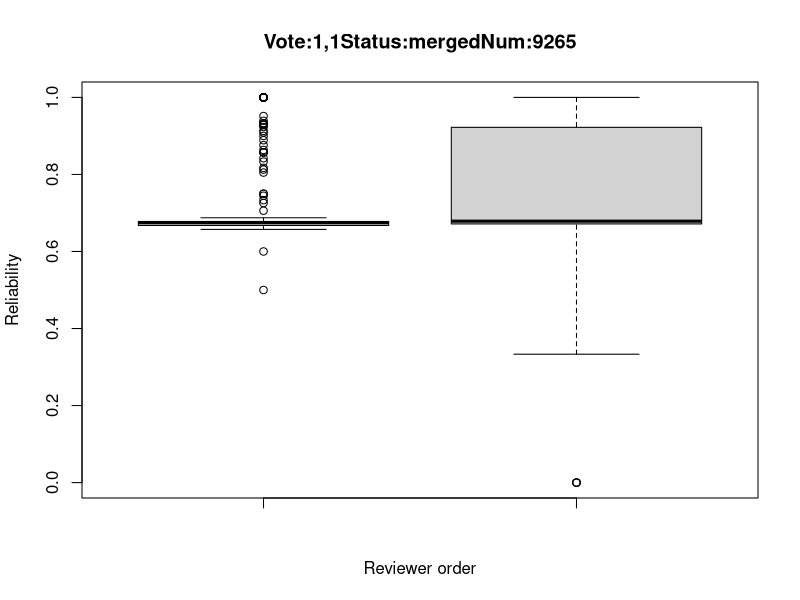
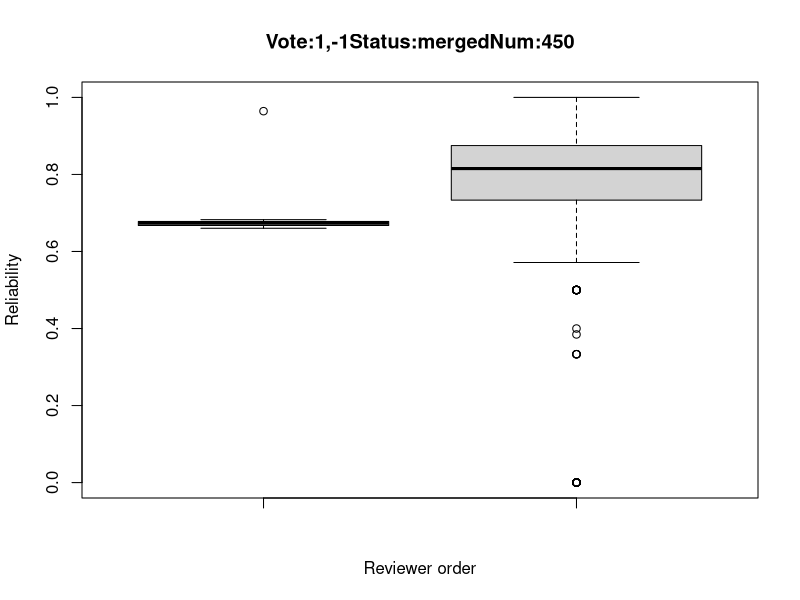
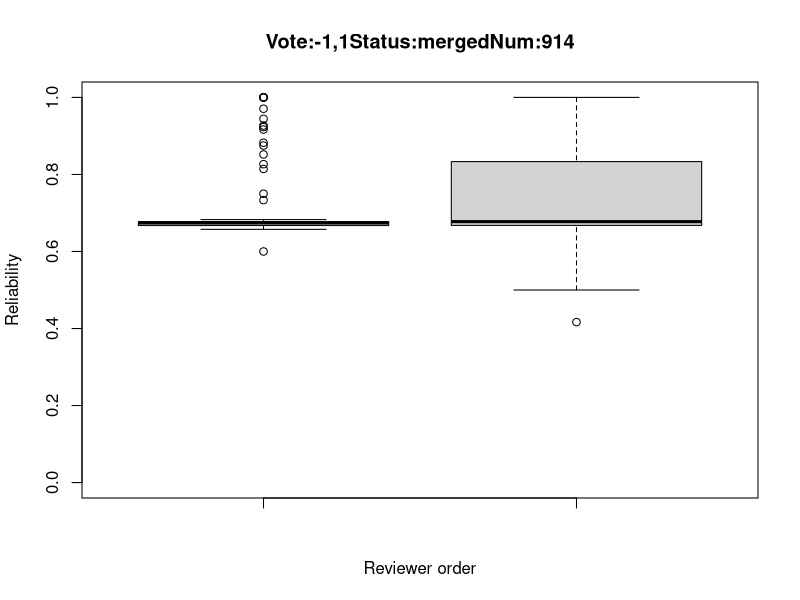
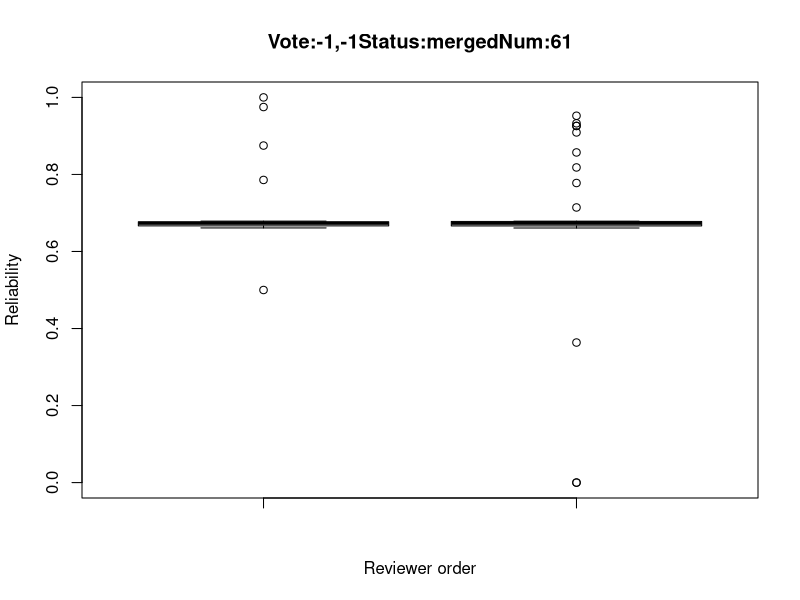
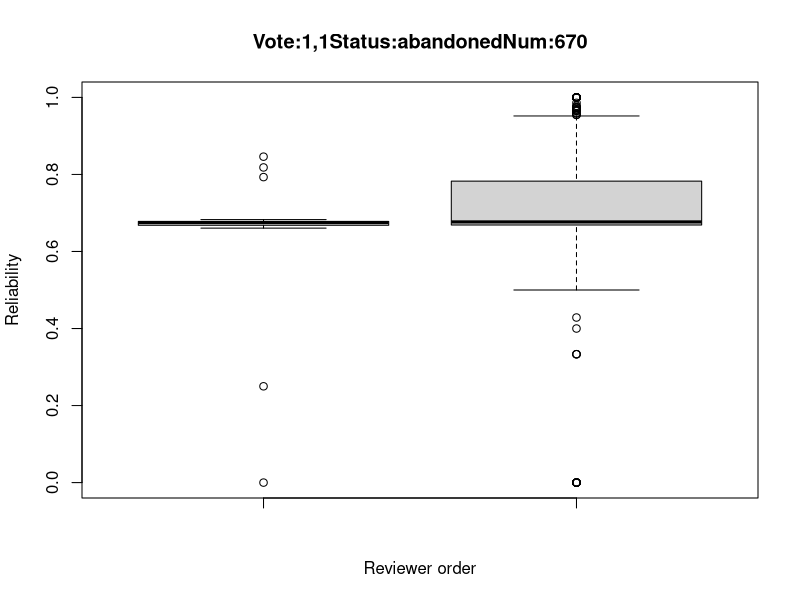
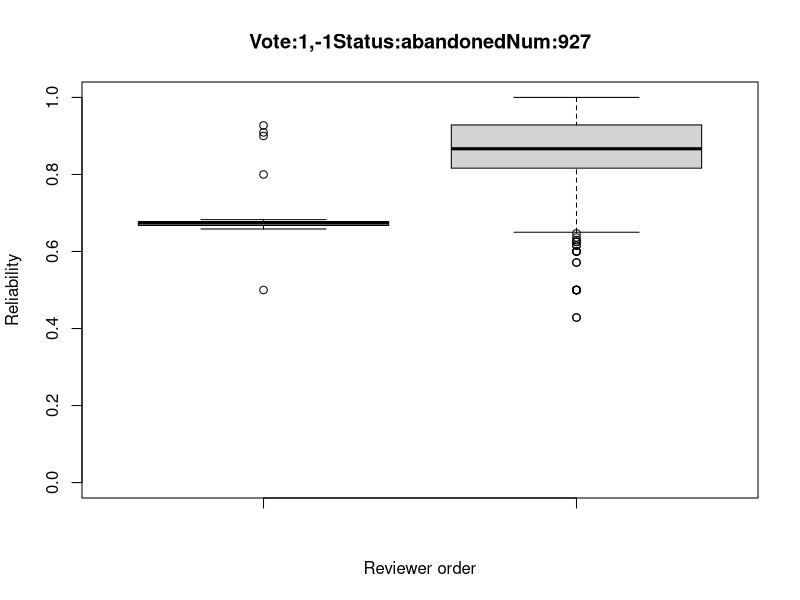
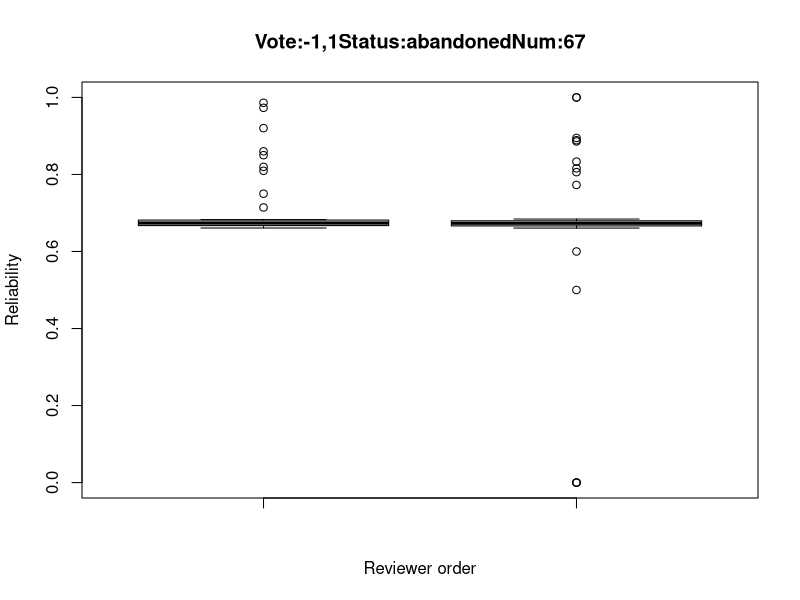
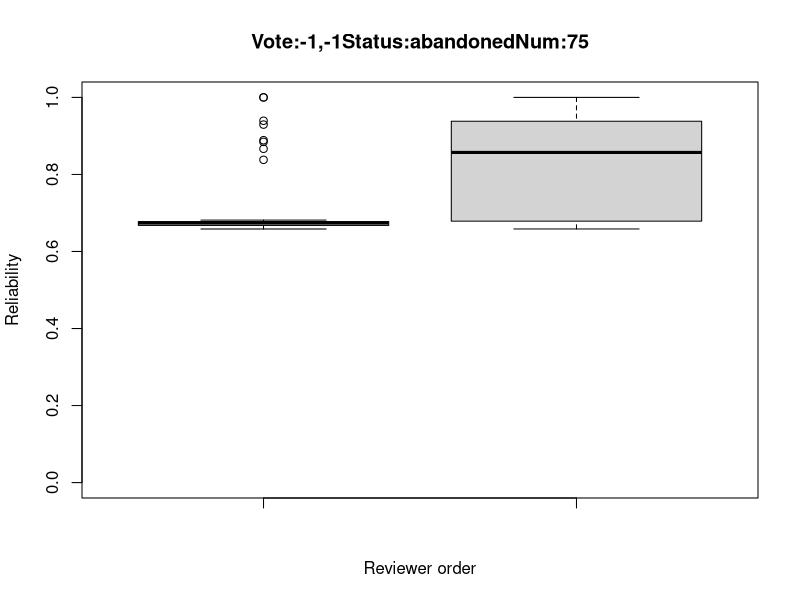

Generate these figures, in order, with R:
########################
## SANER2015 RQ2
## @author:Yuki Ueda
## @createdOn:2015/10/20
########################
#pdf("RQ2_2.pdf")


### Set data
num <- data.frame() # Init

# Input csv
num <- read.csv("CSVdata_q/numOfPatchsets_2.csv"
                 ,sep=",", header=TRUE)

### number of patchset's voting(+1, -1) is 1
index_1 <- list(data.frame(), data.frame()) # first vote is like or dislike
index_2 <- list(index_1, index_1) # second vote is like or dislike
index_m <- list(index_2, index_2) # merge or abandoned
index <- list(index_m,index_m)

for(i in 1:nrow(num)){
  Id = num$ReviewId[i]
  CIndex = num$CommentIndex[i]      # CommentIndex
  if(CIndex==1){
    if(num$VotingScore[i] == 1){
      vote1 = 1
    }else{
      vote1 = 2
    }
    next
  }

  if(num$Status[i] == "merged"){
    merge_or_abandone = 1
  }else{
    merge_or_abandone = 2
  }

  if(num$VotingScore[i] == 1){
    vote2 = 1
  }else{
    vote2 = 2
  }

  index[[merge_or_abandone]][[vote1]][[vote2]][[1]] <- rbind(index[[merge_or_abandone]][[vote1]][[vote2]][[1]], num[i-1,])
  index[[merge_or_abandone]][[vote1]][[vote2]][[2]] <- rbind(index[[merge_or_abandone]][[vote1]][[vote2]][[2]], num[i,])
}

# Output to PDF file
for(i in index){
  for(j in i){ # first Comment
    for(k in j){ # second Comment
      value1 = k[[1]]$CurrentPar
      value2 = k[[2]]$CurrentPar
      name = paste("Vote:", k[[1]]$VotingScore[1], ",", k[[2]]$VotingScore[1], "Status:", k[[1]]$Status[1],"Num:",length(value1),sep = "")
      jpeg(paste("picture_q/RQ2_2",name,".jpg",sep=""))
      boxplot(value1, value2, xlab="Reviewer order", ylab="Reliability", main=name, ylim=c(0,1))
      summary(value1)
      summary(value2)
    }
  }
}
